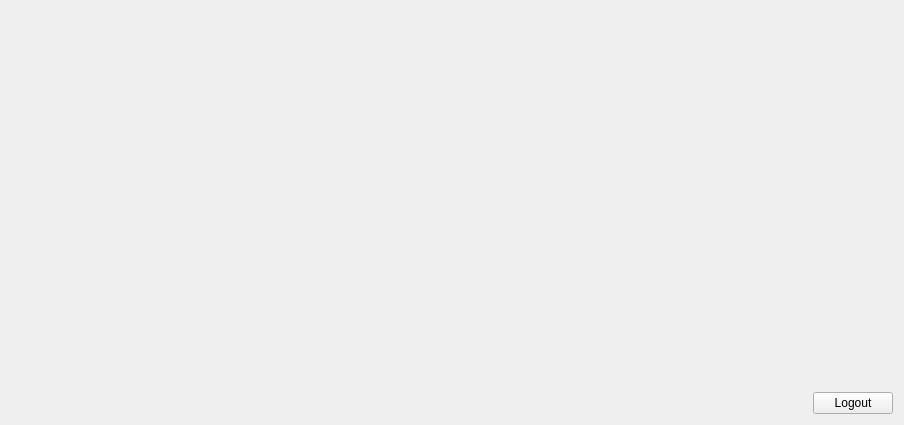
<?xml version="1.0" encoding="UTF-8"?>
<ui version="4.0">
 <class>MainMenuScreen</class>
 <widget class="QWidget" name="MainMenuScreen">
  <property name="geometry">
   <rect>
    <x>0</x>
    <y>0</y>
    <width>904</width>
    <height>425</height>
   </rect>
  </property>
  <property name="windowTitle">
   <string>Form</string>
  </property>
  <layout class="QGridLayout" name="gridLayout">
   <item row="0" column="0">
    <layout class="QVBoxLayout" name="verticalLayout">
     <item>
      <spacer name="verticalSpacer">
       <property name="orientation">
        <enum>Qt::Vertical</enum>
       </property>
       <property name="sizeHint" stdset="0">
        <size>
         <width>20</width>
         <height>40</height>
        </size>
       </property>
      </spacer>
     </item>
     <item>
      <layout class="QHBoxLayout" name="horizontalLayout">
       <item>
        <spacer name="horizontalSpacer">
         <property name="orientation">
          <enum>Qt::Horizontal</enum>
         </property>
         <property name="sizeHint" stdset="0">
          <size>
           <width>40</width>
           <height>20</height>
          </size>
         </property>
        </spacer>
       </item>
       <item>
        <widget class="QPushButton" name="pushButton">
         <property name="text">
          <string>Logout</string>
         </property>
        </widget>
       </item>
      </layout>
     </item>
    </layout>
   </item>
  </layout>
 </widget>
 <resources/>
 <connections/>
</ui>
